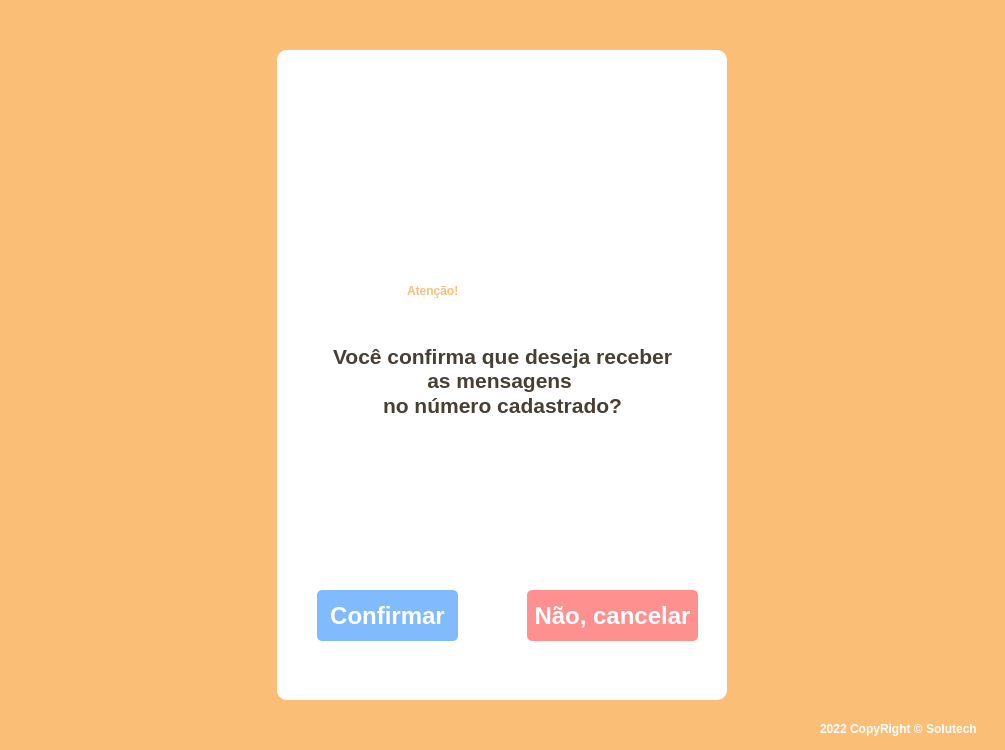
<?xml version="1.0" encoding="UTF-8"?>
<ui version="4.0">
 <class>TelaConfirmacao</class>
 <widget class="QMainWindow" name="TelaConfirmacao">
  <property name="geometry">
   <rect>
    <x>0</x>
    <y>0</y>
    <width>1005</width>
    <height>750</height>
   </rect>
  </property>
  <property name="windowTitle">
   <string>MainWindow</string>
  </property>
  <widget class="QWidget" name="centralwidget">
   <layout class="QVBoxLayout" name="verticalLayout">
    <property name="spacing">
     <number>0</number>
    </property>
    <property name="leftMargin">
     <number>0</number>
    </property>
    <property name="topMargin">
     <number>0</number>
    </property>
    <property name="rightMargin">
     <number>0</number>
    </property>
    <property name="bottomMargin">
     <number>0</number>
    </property>
    <item>
     <widget class="QFrame" name="top">
      <property name="maximumSize">
       <size>
        <width>16777215</width>
        <height>40</height>
       </size>
      </property>
      <property name="styleSheet">
       <string notr="true">background-color: rgb(251, 190, 119);</string>
      </property>
      <property name="frameShape">
       <enum>QFrame::NoFrame</enum>
      </property>
      <property name="frameShadow">
       <enum>QFrame::Raised</enum>
      </property>
     </widget>
    </item>
    <item>
     <widget class="QFrame" name="container">
      <property name="styleSheet">
       <string notr="true">background-color: rgb(251, 190, 119);</string>
      </property>
      <property name="frameShape">
       <enum>QFrame::NoFrame</enum>
      </property>
      <property name="frameShadow">
       <enum>QFrame::Raised</enum>
      </property>
      <layout class="QHBoxLayout" name="horizontalLayout">
       <item>
        <widget class="QFrame" name="main">
         <property name="maximumSize">
          <size>
           <width>450</width>
           <height>650</height>
          </size>
         </property>
         <property name="styleSheet">
          <string notr="true">background-color: rgb(255, 255, 255); border-radius: 10px;</string>
         </property>
         <property name="frameShape">
          <enum>QFrame::StyledPanel</enum>
         </property>
         <property name="frameShadow">
          <enum>QFrame::Raised</enum>
         </property>
         <widget class="QFrame" name="Logo">
          <property name="geometry">
           <rect>
            <x>80</x>
            <y>50</y>
            <width>290</width>
            <height>51</height>
           </rect>
          </property>
          <property name="maximumSize">
           <size>
            <width>291</width>
            <height>51</height>
           </size>
          </property>
          <property name="styleSheet">
           <string notr="true">background-image: url(:/Logo/Icone GoldCoins pqn.png);
background-repeat: norepeat;</string>
          </property>
          <property name="frameShape">
           <enum>QFrame::StyledPanel</enum>
          </property>
          <property name="frameShadow">
           <enum>QFrame::Raised</enum>
          </property>
         </widget>
         <widget class="QLabel" name="label_4">
          <property name="geometry">
           <rect>
            <x>130</x>
            <y>210</y>
            <width>181</width>
            <height>61</height>
           </rect>
          </property>
          <property name="styleSheet">
           <string notr="true">font: 24pt &quot;MS Shell Dlg 2&quot;;
color: rgb(251, 190, 119);
font-weight: bold;</string>
          </property>
          <property name="text">
           <string>Atenção!</string>
          </property>
         </widget>
         <widget class="QTextBrowser" name="textBrowser">
          <property name="geometry">
           <rect>
            <x>40</x>
            <y>290</y>
            <width>371</width>
            <height>111</height>
           </rect>
          </property>
          <property name="styleSheet">
           <string notr="true">font: 16pt &quot;MS Shell Dlg 2&quot;;
color: rgb(72, 63, 51);
font-weight: bold;
</string>
          </property>
          <property name="html">
           <string>&lt;!DOCTYPE HTML PUBLIC &quot;-//W3C//DTD HTML 4.0//EN&quot; &quot;http://www.w3.org/TR/REC-html40/strict.dtd&quot;&gt;
&lt;html&gt;&lt;head&gt;&lt;meta name=&quot;qrichtext&quot; content=&quot;1&quot; /&gt;&lt;style type=&quot;text/css&quot;&gt;
p, li { white-space: pre-wrap; }
&lt;/style&gt;&lt;/head&gt;&lt;body style=&quot; font-family:'MS Shell Dlg 2'; font-size:16pt; font-weight:600; font-style:normal;&quot;&gt;
&lt;p align=&quot;center&quot; style=&quot; margin-top:0px; margin-bottom:0px; margin-left:0px; margin-right:0px; -qt-block-indent:0; text-indent:0px;&quot;&gt;&lt;span style=&quot; color:#483f33;&quot;&gt;Você confirma que deseja receber as mensagens &lt;/span&gt;&lt;/p&gt;
&lt;p align=&quot;center&quot; style=&quot; margin-top:0px; margin-bottom:0px; margin-left:0px; margin-right:0px; -qt-block-indent:0; text-indent:0px;&quot;&gt;&lt;span style=&quot; color:#483f33;&quot;&gt;no número cadastrado?&lt;/span&gt;&lt;/p&gt;&lt;/body&gt;&lt;/html&gt;</string>
          </property>
         </widget>
         <widget class="QPushButton" name="BotaoConfirmar">
          <property name="geometry">
           <rect>
            <x>40</x>
            <y>540</y>
            <width>141</width>
            <height>51</height>
           </rect>
          </property>
          <property name="cursor">
           <cursorShape>PointingHandCursor</cursorShape>
          </property>
          <property name="styleSheet">
           <string notr="true">QPushButton {
	color: #fff;
	background-color: #81BAFD;
	font-size: 24px;
	font-weight: bold;
	border: none;
	border-radius: 5px;
}

QPushButton:hover {
	background-color: #738FF0;
}
</string>
          </property>
          <property name="text">
           <string>Confirmar</string>
          </property>
         </widget>
         <widget class="QPushButton" name="BotaoCancelar">
          <property name="geometry">
           <rect>
            <x>250</x>
            <y>540</y>
            <width>171</width>
            <height>51</height>
           </rect>
          </property>
          <property name="cursor">
           <cursorShape>PointingHandCursor</cursorShape>
          </property>
          <property name="styleSheet">
           <string notr="true">QPushButton {
	color: #fff;
	background-color: #FF9090;
	font-size: 24px;
	font-weight: bold;
	border: none;
	border-radius: 5px;
}

QPushButton:hover {
	background-color: #E75858;
}
</string>
          </property>
          <property name="text">
           <string>Não, cancelar</string>
          </property>
         </widget>
        </widget>
       </item>
      </layout>
     </widget>
    </item>
    <item>
     <widget class="QFrame" name="bot">
      <property name="maximumSize">
       <size>
        <width>16777215</width>
        <height>40</height>
       </size>
      </property>
      <property name="styleSheet">
       <string notr="true">background-color: rgb(251, 190, 119);</string>
      </property>
      <property name="frameShape">
       <enum>QFrame::NoFrame</enum>
      </property>
      <property name="frameShadow">
       <enum>QFrame::Raised</enum>
      </property>
      <widget class="QLabel" name="label_2">
       <property name="geometry">
        <rect>
         <x>820</x>
         <y>10</y>
         <width>178</width>
         <height>18</height>
        </rect>
       </property>
       <property name="styleSheet">
        <string notr="true">font: 8pt &quot;MS Shell Dlg 2&quot;;
color: #fff;
font-weight: bold;</string>
       </property>
       <property name="text">
        <string>2022 CopyRight © Solutech</string>
       </property>
      </widget>
     </widget>
    </item>
   </layout>
  </widget>
 </widget>
 <resources>
  <include location="Imagens/images.qrc"/>
 </resources>
 <connections>
  <connection>
   <sender>BotaoCancelar</sender>
   <signal>clicked()</signal>
   <receiver>TelaConfirmacao</receiver>
   <slot>close()</slot>
   <hints>
    <hint type="sourcelabel">
     <x>593</x>
     <y>623</y>
    </hint>
    <hint type="destinationlabel">
     <x>483</x>
     <y>382</y>
    </hint>
   </hints>
  </connection>
 </connections>
</ui>
